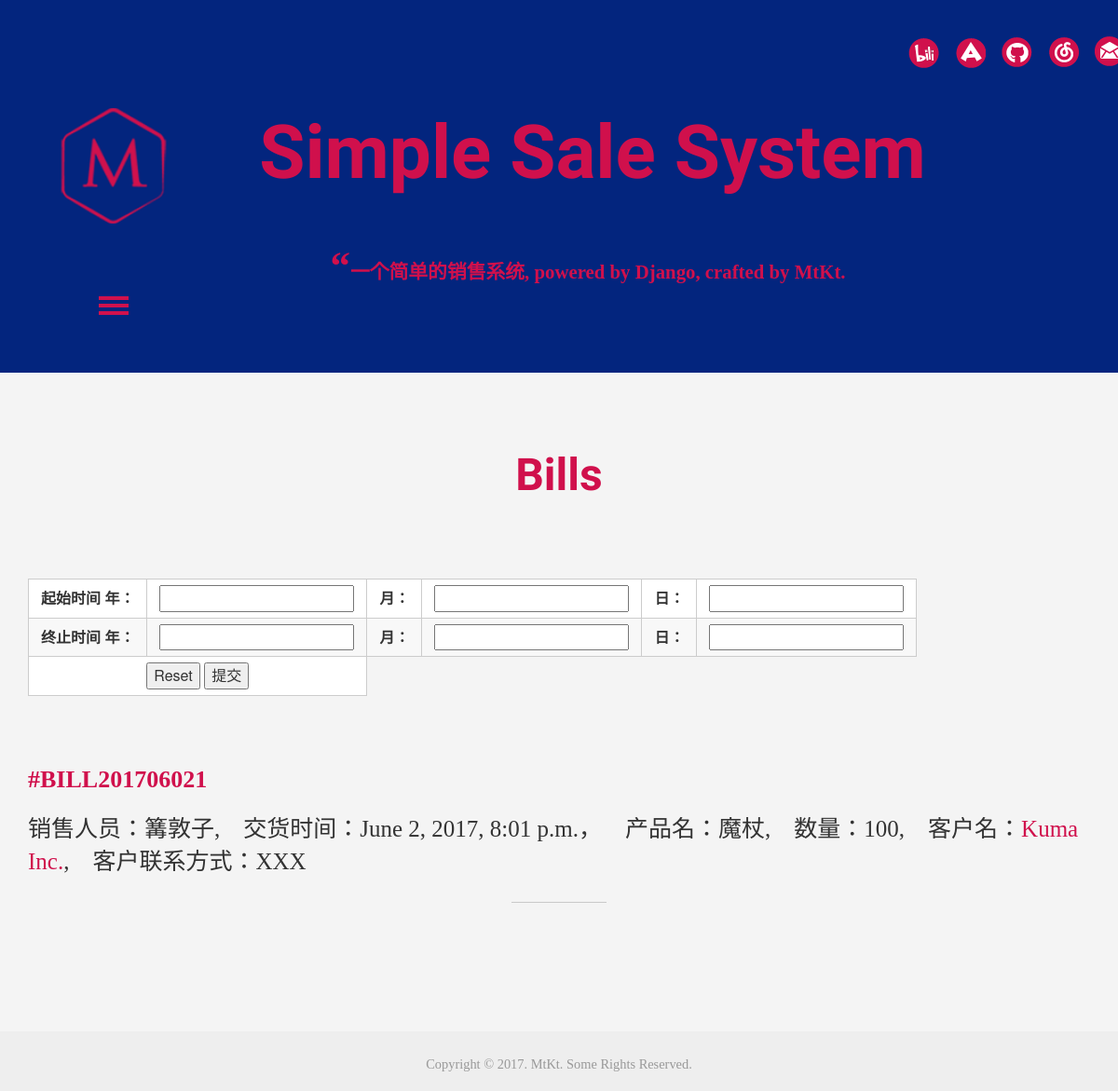
Page /bills/ on the committed database.
### i_m/models.py (models this page shows, shortened)
class Bill(models.Model):
    STATUS = {
        0:u'已审阅',
        1:u'草稿'
    }
    sales_name = models.ForeignKey(Staff, verbose_name=u'销售人员', on_delete=models.CASCADE)
    company_name = models.ForeignKey(Company, verbose_name=u'公司', on_delete=models.CASCADE)
    create_time = models.DateTimeField('创建时间', auto_now_add=True)
    deliver_time = models.DateTimeField('交货时间', auto_now_add=False)
    bill_status = models.IntegerField('单证状态', default=0, choices=STATUS.items())
    product_name = models.CharField('货物名称', max_length = 40)
    quantity = models.IntegerField('需求数量')
    '''def save(self, *args, **kwargs):
        self.company_id = 'BILL'+str(self.create_time)+str(self.pk)
        super().save(*args, **kwargs)'''
    def get_absolute_url(self):
        return reverse('i_m:bill', kwargs={'bill_id': self.id})

class Staff(models.Model):
    user = models.OneToOneField(User, on_delete=models.CASCADE)
    name = models.CharField('姓名',max_length = 40)
    department = models.CharField('部门',max_length = 40)
    position = models.CharField('职位',max_length = 40)
    tel = models.CharField('联系方式',max_length = 40)
    create_time = models.DateTimeField('入职时间', auto_now_add=True)
    '''def save(self, *args, **kwargs):
        self.staff_id = 'STF'+self.pk
        super().save(*args, **kwargs)'''
    def __str__(self):
        return self.name

class Company(models.Model):
    LEVEL = {
        0:u'A',
        1:u'B',
        2:u'C'
    }
    name = models.CharField('名称',max_length = 40)
    contact = models.CharField('负责人',max_length = 40)
    area = models.CharField('地区',max_length = 40)
    tel = models.CharField('联系方式',max_length = 40)
    create_time = models.DateTimeField('录入时间', auto_now_add=True)
    level = models.IntegerField('客户等级', default=0, choices=LEVEL.items())
    '''def save(self, *args, **kwargs):
        self.company_id = 'CSTMR'+self.create_time
        super().save(*args, **kwargs)'''
    def get_absolute_url(self):
        return reverse('i_m:company', kwargs={'company_id': self.id})

### i_m/views.py (the view, shortened to what this page needs)
# urls.py: url(r'^bills/$', views.bills, name = 'bills'),
def bills(request):
    bills_list = Bill.objects.filter(bill_status=0).order_by("-create_time")
    context=dict()
    context['bills_list'] = bills_list
    return render(request,"i_m/bills.html",context)

### i_m/templates/i_m/bills.html (shortened to what this page needs)
{% extends 'i_m/base.html'%}
{%  block content %}
<div id="about" class="about">
   <div class="container">
     <div class="about-top">
     <h3>Bills</h3>
       </div>
     </div>
   </div>
<div class="container">
<div id=form1>
<form action="/bills" method="get" >
    <table>
        <tr>
            <td><label for="txtname">起始时间 年：</label></td>
            <td><input type="text" id="query" name="year_from" /></td>
            <td><label for="txtname">月：</label></td>
            <td><input type="text" id="query" name="month_from" /></td>
            <td><label for="txtname">日：</label></td>
            <td><input type="text" id="query" name="day_from" /></td>
        </tr>
        <tr>
            <td><label for="txtname">终止时间 年：</label></td>
            <td><input type="text" id="query" name="year_to" /></td>
            <td><label for="txtname">月：</label></td>
            <td><input type="text" id="query" name="month_to" /></td>
            <td><label for="txtname">日：</label></td>
            <td><input type="text" id="query" name="day_to" /></td>
        </tr>
        <tr>
            <td colspan=2>
                <input type="reset" />
                <input type="submit" value="提交"/>
            </td>
        </tr>
    </table>
</form>
</div>
<br><br>
{% for bill in bills_list %}
    {% autoescape off %}
      <article>
        <header>
          <h5 class="title-link">
            <div style="color: #D0104C;">
            <a href="{{bill.get_absolute_url }}"><b>#BILL{{bill.create_time|date:"Ymd" }}{{bill.id}}</b></a>
          </h5>
          <p>销售人员：{{bill.sales_name}},&emsp;交货时间：{{bill.deliver_time}}，&emsp;产品名：{{bill.product_name}},&emsp;数量：{{bill.quantity}},&emsp;客户名：<a href="{{bill.company_name.get_absolute_url }}">{{bill.company_name.name}}</a>,&emsp;客户联系方式：{{bill.company_name.tel}}
          <i class="strp"></i>
          </p>
        <br>
      </article>
    {% endautoescape %}
{% endfor %}
</div>
{%  endblock %}

### i_m/static/article/css/style.css (style rules this page uses)
h4, h5, h6, h1, h2, h3 { margin: 0; }
p { margin: 0; }
html, body { font-size: 100%; background: #F4F4F4; overflow-x:hidden; }
body a { transition:0.5s all; -webkit-transition:0.5s all; -moz-transition:0.5s all; -o-transition:0.5s all; -ms-transition:0.5s all; text-decoration:none; }
.about { padding:4em 0; }
.about-top { text-align:center; }
.about-top h3 { color:#d0104c; font-size:3em; font-family: 'Fugaz One', cursive; }
i.strp { display:block; background:#C9C9C9; margin:1em auto 3em auto; width:9%; height:1px; }

### i_m/static/article/css/lightbox.css (style rules this page uses)
body:after { content: url(../images/close.png)url(../images/prev.png) url(../images/next.png); display: none; }

### i_m/static/article/css/md5.css (style rules this page uses)
a { color: #D0104C; }
h2, h3, h4, h5, h6 { margin: 20px 0 20px; padding: 0; font-weight: bold; -webkit-font-smoothing: antialiased; cursor: text; position: relative; }
h3 { font-size: 28px; font-family: Palatino,Georgia,Cambria,'宋体-简','华文中宋','宋体',Serif; }
h5 { font-size: 26px; font-family: Palatino,Georgia,Cambria,'宋体-简','华文中宋','宋体',Serif; }
p, blockquote, ul, ol, dl, li { font-size: 25px; margin: 3px 0; font-family: Palatino,Georgia,Cambria,'宋体-简','华文中宋','宋体',Serif; }
table { padding: 0; }
table tr { border-top: 1px solid #cccccc; background-color: white; margin: 0; padding: 0; }
table tr:nth-child(2n) { background-color: #f8f8f8; }
table tr td { border: 1px solid #cccccc; text-align: center; margin: 0; padding: 6px 13px; }
table tr th :first-child, table tr td :first-child { margin-top: 0; }
table tr th :last-child, table tr td :last-child { margin-bottom: 0; }

### i_m/templates/i_m/bills.html (style rules this page uses)
form { text-align:center; }
table { text-align:center; }

### rows in the picture
Bill: create_time "20170602", id "1", sales_name "篝敦子", deliver_time "June 2, 2017, 8:01 p.m.", product_name "魔杖", quantity "100", company_name.name "Kuma Inc.", company_name.tel "XXX"
